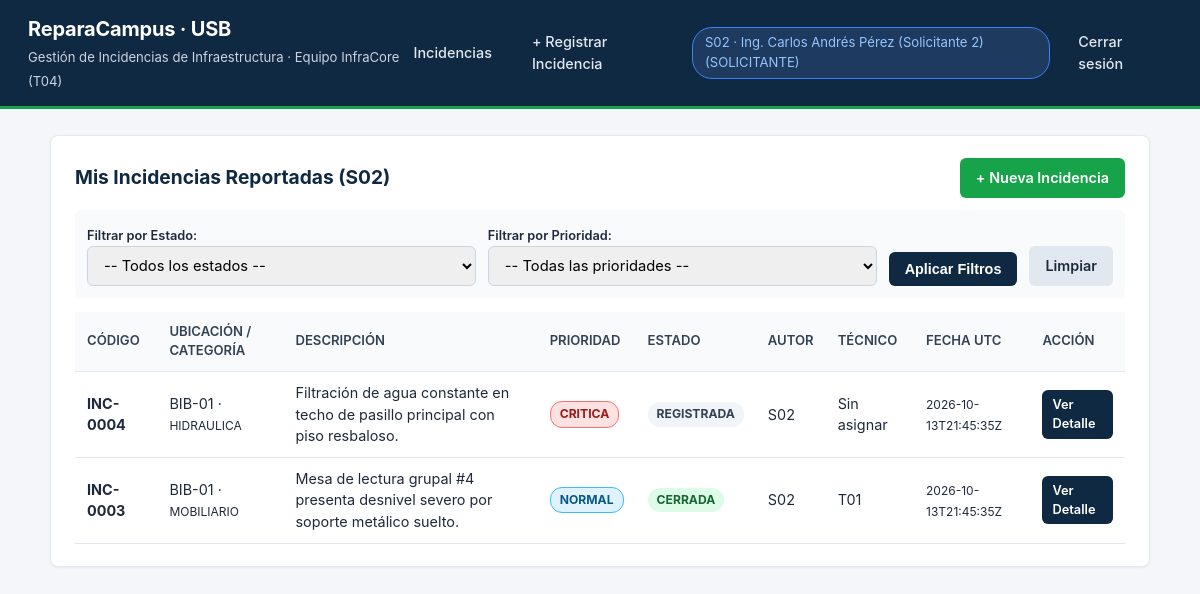
The app's page /incidencias (signed in) with its own data.
### tables this page shows
CREATE TABLE usuarios (
    id TEXT PRIMARY KEY,
    username TEXT UNIQUE NOT NULL,
    nombre TEXT NOT NULL,
    password_hash TEXT NOT NULL,
    rol TEXT NOT NULL CHECK (rol IN ('SOLICITANTE', 'COORDINADOR', 'TECNICO')),
    activo INTEGER NOT NULL DEFAULT 1 CHECK (activo IN (0, 1))
);

CREATE TABLE incidencias (
    id INTEGER PRIMARY KEY AUTOINCREMENT,
    codigo TEXT UNIQUE NOT NULL,
    autor_id TEXT NOT NULL REFERENCES usuarios(id),
    ubicacion TEXT NOT NULL CHECK (ubicacion IN ('LAB-01', 'AULA-201', 'BIB-01')),
    categoria TEXT NOT NULL CHECK (categoria IN ('ELECTRICIDAD', 'HIDRAULICA', 'MOBILIARIO', 'TIC')),
    descripcion TEXT NOT NULL,
    impacto TEXT NOT NULL CHECK (impacto IN ('BAJO', 'ALTO')),
    riesgo_personas INTEGER NOT NULL CHECK (riesgo_personas IN (0, 1)),
    prioridad TEXT NOT NULL CHECK (prioridad IN ('CRITICA', 'ALTA', 'NORMAL')),
    estado TEXT NOT NULL CHECK (estado IN ('REGISTRADA', 'ASIGNADA', 'EN_ATENCION', 'PENDIENTE_VALIDACION', 'CERRADA')),
    tecnico_asignado_id TEXT REFERENCES usuarios(id),
    solucion_actual TEXT,
    fecha_creacion_utc TEXT NOT NULL,
    fecha_ultimo_cierre_utc TEXT
);

### app/routes.py (the view)
@bp.route("/incidencias", methods=["GET"])
def listado_incidencias():
    user = usuario_en_sesion()
    if not user:
        return redirect(url_for("main.login"))
    filtro_estado = request.args.get("estado", "").strip()
    filtro_prioridad = request.args.get("prioridad", "").strip()
    try:
        incidencias = listar_incidencias(
            user,
            filtro_estado=filtro_estado or None,
            filtro_prioridad=filtro_prioridad or None,
        )
    except ReglaNegocioError as e:
        flash(e.mensaje, "error")
        return render_template(
            "incidencias.html",
            user=user,
            incidencias=[],
            estados=ESTADOS_PERMITIDOS,
            prioridades=PRIORIDADES_PERMITIDAS,
            filtro_estado=filtro_estado,
            filtro_prioridad=filtro_prioridad,
        ), e.codigo_http
    return render_template(
        "incidencias.html",
        user=user,
        incidencias=incidencias,
        estados=ESTADOS_PERMITIDOS,
        prioridades=PRIORIDADES_PERMITIDAS,
        filtro_estado=filtro_estado,
        filtro_prioridad=filtro_prioridad,
    )

### app/db.py (called while the page is built)
def _resolve_sqlite_path(db_path: str) -> str:
    abs_p = os.path.abspath(db_path)
    if abs_p.startswith("/working_dir/"):
        tmp_p = "/tmp/" + os.path.basename(abs_p)
        if os.path.exists(abs_p) and not os.path.exists(tmp_p):
            shutil.copy2(abs_p, tmp_p)
        return tmp_p
    return abs_p

def get_db() -> sqlite3.Connection:
    if "db" not in g:
        raw_path = current_app.config["DATABASE"]
        os.makedirs(os.path.dirname(os.path.abspath(raw_path)), exist_ok=True)
        work_path = _resolve_sqlite_path(raw_path)
        conn = sqlite3.connect(work_path)
        conn.row_factory = sqlite3.Row
        conn.execute("PRAGMA foreign_keys = ON;")
        g.db = conn
        g.db_raw_path = os.path.abspath(raw_path)
        g.db_work_path = work_path
    return g.db

### app/routes.py (called while the page is built)
def usuario_en_sesion():
    uid = session.get("user_id")
    if not uid:
        return None
    return obtener_usuario_por_id(uid)

### app/services.py (called while the page is built)
def obtener_usuario_por_id(user_id: str) -> Optional[Dict[str, Any]]:
    if not user_id:
        return None
    db = get_db()
    row = db.execute(
        "SELECT id, username, nombre, rol, activo FROM usuarios WHERE id = ?",
        (user_id,),
    ).fetchone()
    return dict(row) if row else None

### app/templates/incidencias.html (shortened to what this page needs)
{% extends "base.html" %}
{% block content %}
<div class="card">
    <div style="display:flex; justify-content:space-between; align-items:center; margin-bottom:12px;">
        <h2 style="border:none; margin:0; padding:0;">
            {% if user.rol == 'SOLICITANTE' %}Mis Incidencias Reportadas ({{ user.id }})
            {% elif user.rol == 'TECNICO' %}Mis Incidencias Asignadas ({{ user.id }})
            {% else %}Todas las Incidencias del Campus (Vista Coordinador){% endif %}
        </h2>
        {% if user.rol == 'SOLICITANTE' %}
        <a href="{{ url_for('main.nueva_incidencia') }}" class="btn btn-success">+ Nueva Incidencia</a>
        {% endif %}
    </div>
    <form method="get" action="{{ url_for('main.listado_incidencias') }}" style="display:flex; gap:12px; align-items:flex-end; background:#f8fafc; padding:12px; border-radius:6px; margin-bottom:14px;">
        <div style="flex:1;">
            <label style="font-size:0.8rem; font-weight:600;">Filtrar por Estado:</label>
            <select name="estado" class="form-control">
                <option value="">-- Todos los estados --</option>
            </select>
        </div>
        <div style="flex:1;">
            <label style="font-size:0.8rem; font-weight:600;">Filtrar por Prioridad:</label>
            <select name="prioridad" class="form-control">
                <option value="">-- Todas las prioridades --</option>
            </select>
        </div>
        <button type="submit" class="btn btn-primary">Aplicar Filtros</button>
        <a href="{{ url_for('main.listado_incidencias') }}" class="btn" style="background:#e2e8f0; color:#1e293b;">Limpiar</a>
    </form>
    <table>
        <thead>
            <tr>
                <th>Código</th>
                <th>Ubicación / Categoría</th>
                <th>Descripción</th>
                <th>Prioridad</th>
                <th>Estado</th>
                <th>Autor</th>
                <th>Técnico</th>
                <th>Fecha UTC</th>
                <th>Acción</th>
            </tr>
        </thead>
        <tbody>
            {% for inc in incidencias %}
            <tr>
                <td><strong>{{ inc.codigo }}</strong></td>
                <td>{{ inc.ubicacion }} · <small>{{ inc.categoria }}</small></td>
                <td>{{ inc.descripcion }}</td>
                <td><span class="badge prio-{{ inc.prioridad }}">{{ inc.prioridad }}</span></td>
                <td><span class="badge est-{{ inc.estado }}">{{ inc.estado }}</span></td>
                <td>{{ inc.autor_id }}</td>
                <td>{{ inc.tecnico_asignado_id or 'Sin asignar' }}</td>
                <td><small>{{ inc.fecha_creacion_utc }}</small></td>
                <td><a href="{{ url_for('main.detalle_incidencia', incidencia_id=inc.id) }}" class="btn btn-primary" style="padding:5px 10px; font-size:0.8rem;">Ver Detalle</a></td>
            </tr>
            {% else %}
            <tr>
                <td colspan="9" style="text-align:center; color:#64748b; padding:20px;">No se encontraron incidencias para los criterios seleccionados.</td>
            </tr>
            {% endfor %}
        </tbody>
    </table>
</div>
{% endblock %}

### app/templates/base.html (shortened to what this page needs)
<!DOCTYPE html>
<html lang="es">
<head>
    <link rel="stylesheet" href="{{ url_for('static', filename='style.css') }}">
</head>
<body>
    <header class="topbar">
        <div class="brand">
            <div>
                <h1>ReparaCampus · USB</h1>
                <span class="sub">Gestión de Incidencias de Infraestructura · Equipo InfraCore (T04)</span>
            </div>
        </div>
        {% if user %}
        <nav class="nav-links">
            <a href="{{ url_for('main.listado_incidencias') }}">Incidencias</a>
            {% if user.rol == 'SOLICITANTE' %}
            <a href="{{ url_for('main.nueva_incidencia') }}">+ Registrar Incidencia</a>
            {% endif %}
            <span class="user-pill">{{ user.id }} · {{ user.nombre }} ({{ user.rol }})</span>
            <a href="{{ url_for('main.logout') }}">Cerrar sesión</a>
        </nav>
        {% endif %}
    </header>
    <main class="container">
        {% block content %}{% endblock %}
    </main>
</body>
</html>

### app/static/style.css (style rules this page uses)
* { box-sizing: border-box; margin: 0; padding: 0; }
body { font-family: 'Inter', -apple-system, BlinkMacSystemFont, 'Segoe UI', Roboto, sans-serif; background-color: #f4f6f9; color: #1e293b; line-height: 1.5; }
.topbar { background: #0f2942; color: #ffffff; padding: 14px 28px; display: flex; justify-content: space-between; align-items: center; border-bottom: 3px solid #16a34a; }
.brand { display: flex; align-items: center; gap: 12px; }
.brand h1 { font-size: 1.25rem; font-weight: 700; letter-spacing: -0.01em; }
.brand span.sub { font-size: 0.82rem; color: #cbd5e1; font-weight: 400; }
.nav-links { display: flex; align-items: center; gap: 16px; }
.nav-links a { color: #e2e8f0; text-decoration: none; font-size: 0.9rem; font-weight: 500; padding: 6px 12px; border-radius: 6px; }
.user-pill { background: #1e3a5f; padding: 5px 12px; border-radius: 20px; font-size: 0.82rem; color: #93c5fd; border: 1px solid #3b82f6; }
.container { max-width: 1140px; margin: 26px auto; padding: 0 20px; }
.card { background: #ffffff; border-radius: 8px; border: 1px solid #e2e8f0; padding: 22px 24px; margin-bottom: 20px; box-shadow: 0 1px 3px rgba(15, 23, 42, 0.05); }
.card h2 { font-size: 1.2rem; color: #0f2942; margin-bottom: 14px; border-bottom: 1px solid #f1f5f9; padding-bottom: 8px; }
table { width: 100%; border-collapse: collapse; margin-top: 10px; font-size: 0.9rem; }
th, td { text-align: left; padding: 10px 12px; border-bottom: 1px solid #e2e8f0; }
th { background: #f8fafc; color: #334155; font-weight: 600; font-size: 0.82rem; text-transform: uppercase; }
.badge { display: inline-block; padding: 3px 9px; border-radius: 12px; font-size: 0.76rem; font-weight: 700; }
.prio-CRITICA { background: #fee2e2; color: #991b1b; border: 1px solid #f87171; }
.prio-NORMAL { background: #e0f2fe; color: #075985; border: 1px solid #38bdf8; }
.est-REGISTRADA { background: #f1f5f9; color: #334155; }
.est-CERRADA { background: #dcfce7; color: #166534; }
.form-control { width: 100%; padding: 9px 12px; border: 1px solid #cbd5e1; border-radius: 6px; font-size: 0.92rem; font-family: inherit; }
.btn { display: inline-block; padding: 9px 16px; border-radius: 6px; font-size: 0.9rem; font-weight: 600; border: none; cursor: pointer; text-decoration: none; }
.btn-primary { background: #0f2942; color: #ffffff; }
.btn-success { background: #16a34a; color: #ffffff; }

### records on screen
usuarios: id "S02", nombre "Ing. Carlos Andrés Pérez (Solicitante 2)", rol "SOLICITANTE"
incidencias: codigo "INC-0004", ubicacion "BIB-01", categoria "HIDRAULICA", descripcion "Filtración de agua constante en techo de pasillo principal con piso resbaloso.", prioridad "CRITICA", estado "REGISTRADA", autor_id "S02", tecnico_asignado_id "Sin asignar", fecha_creacion_utc "2026-10-13T21:45:35Z"
incidencias: codigo "INC-0003", ubicacion "BIB-01", categoria "MOBILIARIO", descripcion "Mesa de lectura grupal #4 presenta desnivel severo por soporte metálico suelto.", prioridad "NORMAL", estado "CERRADA", autor_id "S02", tecnico_asignado "T01", fecha_creacion_utc "2026-10-13T21:45:35Z"
